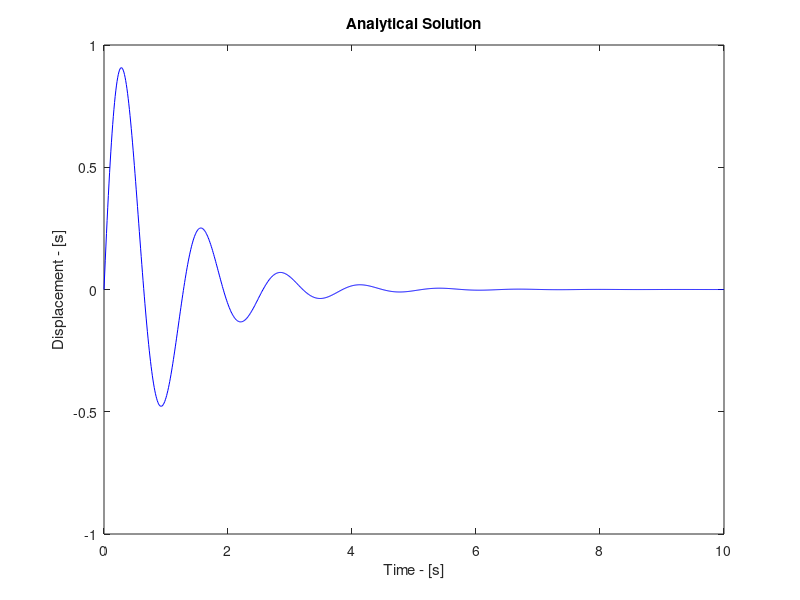

Source code (MATLAB): (Note: this script raises an error after producing the figure.)
clear all
clc
clf

% Analytical Solution

t = 0:0.01:10;

m = 2; c = 4; k1 =0; k2 = 50; A = 3;

ke = k1+k2;
z = c/(2*sqrt(ke*m))
wn = sqrt(ke/m)
sz = sqrt(1-z^2)
phi = atan(sz/z^2)

ex = exp(-z.*wn.*t);
s1 = sin(wn.*sz.*t);
s2 = sin(wn.*sz.*t + phi);

C1 = A*c/(k1+k2);
C2 = A*k1/(k1+k2);

x = C1.*((wn.*ex.*s1)/(sz)) + C2.*(1-(ex.*s2)/sz);

plot(t,x,'b')
xlabel('Time - [s]')
ylabel('Displacement - [s]')
title('Analytical Solution')
pause;

% Transfer Function Solution

num = [c,k1];
den = [m,c,k1+k2];

T = tf(num,den);
opt = stepDataOptions('StepAmplitude',A);
[xsim, t] = step(T,t,opt);
plot(t,xsim,'k')
xlabel('Time - [s]')
ylabel('Displacement - [m]')
title('Simulation Solution')
pause;

% Solution Comparison

plot(t,x,'b',t,xsim,'k')
xlabel('Time - [s]')
ylabel('Displacement - [m]')
title('Solution Comparison')
legend('Analytical Solution','Simulation Solution')
pause;

clear all
clc
clf